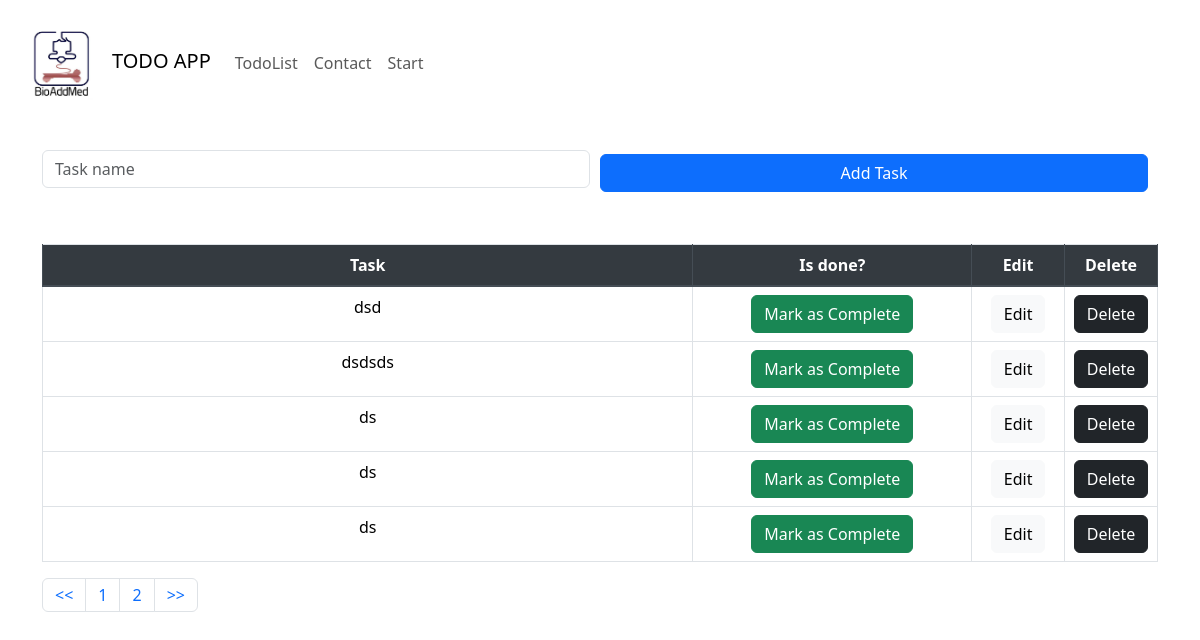
Before: /todo_list/todo_app with the older database file.
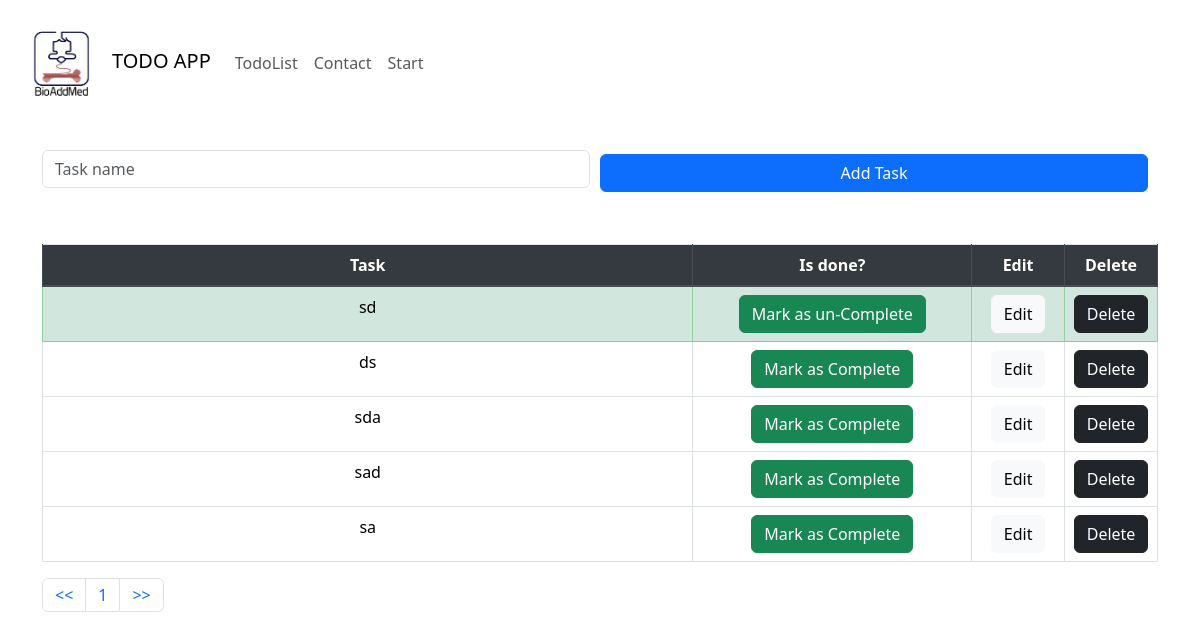
After: the same page with the newer database file.
### todo_list_app/models.py (models this page shows, shortened)
class Task(models.Model):
    title = models.CharField(max_length=200)
    complete = models.BooleanField(default=False)
    created = models.DateTimeField(auto_now_add=True)

### todo_list_app/views.py (the view)
# urls.py: path('todo_list/', include('todo_list_app.urls')),
def todo_list(request):
    if request.method == 'POST':
        form = TaskForm(request.POST or None)
        if form.is_valid():
            print('form is valid')
            form.save()
        messages.success(request, ('New Task Added!'))
        return redirect('todo_list')
    else:
        all_data = Task.objects.all()
        paginator = Paginator(all_data, 5)
        page = request.GET.get('pg')
        all_data = paginator.get_page(page)
        content = {
            'todo_content': all_data
        }
        return render(
            request, 'todo_list.html', content
        )

### todo_list_app/templates/todo_list.html (shortened to what this page needs)
{% extends "base.html" %}
{% block content %}
<br>
<div class="container">
<form method="POST" class="row">
    <div class="form-row align-items-center">
        <div class="col-lg-6">
            <input type="text" class="form-control mb-2" id="inlineFormInput" placeholder="Task name" name="title">
        </div>
        <div class="col-lg-6">
            <button type="submit" class="btn btn-primary w-100">Add Task</button>
        </div>
    </div>
</form>
</div>
<br>
<div class="container">
<table class="table table-bordered text-center">
 <thead class="thead-dark">
    <tr class="">
        <th class="col-7">Task</th>
        <th class="col-3">Is done?</th>
        <th class="col-1">Edit</th>
        <th class="col-1">Delete</th>
    </tr>
</thead>
  <tbody>
  {% if todo_content %}
    {% for todo in todo_content %}
          {% if todo.complete %}
              <tr class = "table-success" >
              <td>{{ todo.title }}</td>
              <td><a href="{% url 'un_complete_task' todo.id %}"><button type="button" class="btn btn-success">Mark as un-Complete</button></a></td>
                  <td><a href="{% url 'edit_task' todo.id %}"><button type="button" class="btn btn-light">Edit</button></a></td>
                  <td><a href="{% url 'delete_task' todo.id %}"><button type="button" class="btn btn-dark">Delete</button></a></td>
            </tr>
          {% else %}
            <tr>
              <td>{{ todo.title }}</td>
                <td><a href="{% url 'complete_task' todo.id %}"><button type="button" class="btn btn-success">Mark as Complete</button></a></td>
                  <td><a href="{% url 'edit_task' todo.id %}"><button type="button" class="btn btn-light">Edit</button></a></td>
                  <td><a href="{% url 'delete_task' todo.id %}"><button type="button" class="btn btn-dark">Delete</button></a></td>
            </tr>
          {% endif %}
    {% endfor %}
  {% endif %}
  </tbody>
</table>
    <nav aria-label="Page navigation example">
  <ul class="pagination">
    <li class="page-item"><a class="page-link" href="?pg=1"><<</a></li>
    <li class="page-item"><a class="page-link" href="?pg= {{ todo_content.number }}">{{ todo_content.number }}</a></li>
      {% if todo_content.has_next %}
    <li class="page-item"><a class="page-link" href="?pg={{ todo_content.next_page_number }} ">{{ todo_content.next_page_number }}</a></li>
      {% endif %}
    <li class="page-item"><a class="page-link" href="?pg={{todo_content.paginator.num_pages}}">>></a></li>
  </ul>
</nav>
</div>
{% endblock content %}

### templates/base.html (shortened to what this page needs)
{% load static %}
<!doctype html>
<html lang="en">
<head>
    <link rel="stylesheet" href="https://cdn.jsdelivr.net/npm/bootstrap@4.4.1/dist/css/bootstrap.min.css"
>
</head>
<body>
<nav class="navbar navbar-expand-lg">
    <div class="container-fluid">
        <a class="navbar-brand" href="{% url 'index' %}"><img src="{% static 'images/bioaddmed_icon_jpg.jpg' %}"
                                                              width="100" height="100">TODO APP</a>
        <div class="collapse navbar-collapse" id="navbarNavAltMarkup">
            <div class="navbar-nav">
                <a class="nav-link" aria-current="page" href="{% url 'todo_list' %}">TodoList</a>
                <a class="nav-link" href="{% url 'contact' %}">Contact</a>
                <a class="nav-link" href="{% url 'start' %}">Start</a>
            </div>
        </div>
    </div>
</nav>
{% block content %}
{% endblock content %}
    <link href="https://cdn.jsdelivr.net/npm/bootstrap@5.3.2/dist/css/bootstrap.min.css" rel="stylesheet"
>
    <link href="https://cdn.jsdelivr.net/npm/bootstrap-icons@1.7.2/font/bootstrap-icons.css" rel="stylesheet">
</body>
</html>

Changed rows visible on the page:
removed Task: title "dsd"
removed Task: title "dsdsds"
removed Task: title "ds"
removed Task: title "ds"
added Task: title "sd"
added Task: title "sda"
added Task: title "sad"
added Task: title "sa"
Other visible differences:
{{ todo_content.next_page_number }}: "2" → (not shown)
